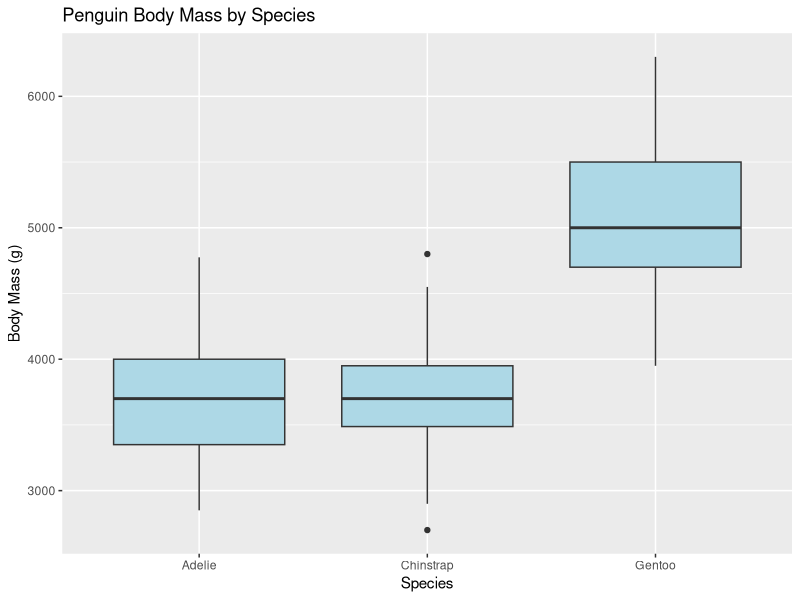

Here is the R script that generated this plot:
## ---- chunk 1
knitr::opts_chunk$set(echo = TRUE)
## ---- chunk 2

library(palmerpenguins)
library(ggplot2)
head(penguins)
## ---- chunk 3

summary(penguins$body_mass_g)
ggplot(penguins, aes(x = species, y = body_mass_g)) +
  geom_boxplot(fill = "lightblue") +
  labs(title = "Penguin Body Mass by Species",
       x = "Species",
       y = "Body Mass (g)")
